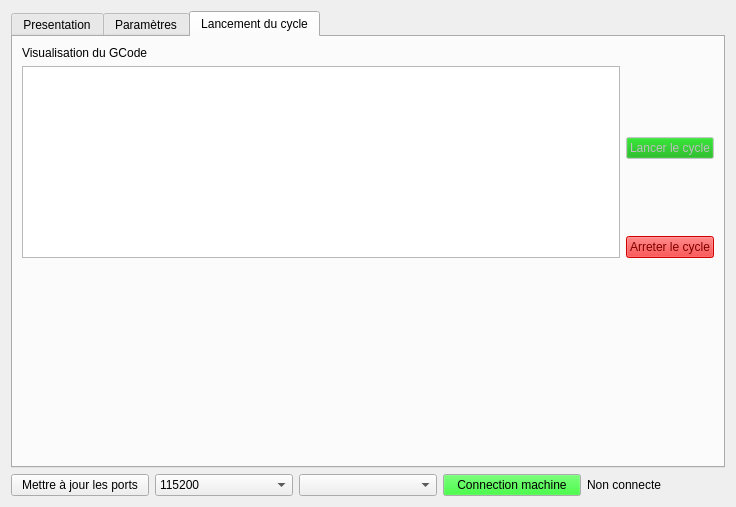
<?xml version="1.0" encoding="UTF-8"?>
<ui version="4.0">
 <class>Feutrage</class>
 <widget class="QWidget" name="Feutrage">
  <property name="geometry">
   <rect>
    <x>0</x>
    <y>0</y>
    <width>736</width>
    <height>507</height>
   </rect>
  </property>
  <property name="windowTitle">
   <string>Form</string>
  </property>
  <layout class="QGridLayout" name="gridLayout">
   <item row="2" column="0">
    <widget class="QPushButton" name="pb_refreshPorts">
     <property name="text">
      <string>Mettre à jour les ports</string>
     </property>
    </widget>
   </item>
   <item row="2" column="3">
    <widget class="QPushButton" name="pb_openPort">
     <property name="palette">
      <palette>
       <active>
        <colorrole role="Button">
         <brush brushstyle="SolidPattern">
          <color alpha="255">
           <red>0</red>
           <green>255</green>
           <blue>0</blue>
          </color>
         </brush>
        </colorrole>
        <colorrole role="Base">
         <brush brushstyle="SolidPattern">
          <color alpha="255">
           <red>0</red>
           <green>255</green>
           <blue>0</blue>
          </color>
         </brush>
        </colorrole>
       </active>
       <inactive>
        <colorrole role="Button">
         <brush brushstyle="SolidPattern">
          <color alpha="255">
           <red>0</red>
           <green>255</green>
           <blue>0</blue>
          </color>
         </brush>
        </colorrole>
        <colorrole role="Base">
         <brush brushstyle="SolidPattern">
          <color alpha="255">
           <red>0</red>
           <green>255</green>
           <blue>0</blue>
          </color>
         </brush>
        </colorrole>
       </inactive>
       <disabled>
        <colorrole role="Button">
         <brush brushstyle="SolidPattern">
          <color alpha="255">
           <red>0</red>
           <green>255</green>
           <blue>0</blue>
          </color>
         </brush>
        </colorrole>
        <colorrole role="Base">
         <brush brushstyle="SolidPattern">
          <color alpha="255">
           <red>252</red>
           <green>252</green>
           <blue>252</blue>
          </color>
         </brush>
        </colorrole>
       </disabled>
      </palette>
     </property>
     <property name="text">
      <string>Connection machine</string>
     </property>
     <property name="autoDefault">
      <bool>false</bool>
     </property>
     <property name="default">
      <bool>false</bool>
     </property>
     <property name="flat">
      <bool>false</bool>
     </property>
    </widget>
   </item>
   <item row="2" column="2">
    <widget class="QComboBox" name="cb_ports"/>
   </item>
   <item row="2" column="4">
    <widget class="QLabel" name="lbl_status">
     <property name="text">
      <string>Non connecte</string>
     </property>
    </widget>
   </item>
   <item row="1" column="0" colspan="5">
    <widget class="QTabWidget" name="tabWidget">
     <property name="currentIndex">
      <number>2</number>
     </property>
     <widget class="QWidget" name="tab">
      <attribute name="title">
       <string>Presentation</string>
      </attribute>
      <layout class="QGridLayout" name="gridLayout_5">
       <item row="1" column="0">
        <widget class="QLabel" name="lbl_title">
         <property name="sizePolicy">
          <sizepolicy hsizetype="Preferred" vsizetype="Maximum">
           <horstretch>0</horstretch>
           <verstretch>0</verstretch>
          </sizepolicy>
         </property>
         <property name="text">
          <string>&lt;html&gt;&lt;head/&gt;&lt;body&gt;&lt;p&gt;&lt;span style=&quot; font-size:16pt; font-weight:600;&quot;&gt;Feutrage de laine&lt;/span&gt;&lt;/p&gt;&lt;/body&gt;&lt;/html&gt;</string>
         </property>
        </widget>
       </item>
       <item row="2" column="0">
        <widget class="QLabel" name="lbl_purpose">
         <property name="sizePolicy">
          <sizepolicy hsizetype="Preferred" vsizetype="Maximum">
           <horstretch>0</horstretch>
           <verstretch>0</verstretch>
          </sizepolicy>
         </property>
         <property name="text">
          <string>&lt;html&gt;&lt;head/&gt;&lt;body&gt;&lt;p&gt;&lt;span style=&quot; font-size:12pt;&quot;&gt;Ce logiciel permet de lancer un cycle de feutrage.&lt;/span&gt;&lt;/p&gt;&lt;/body&gt;&lt;/html&gt;</string>
         </property>
        </widget>
       </item>
       <item row="3" column="0">
        <widget class="QScrollArea" name="scrollArea">
         <property name="widgetResizable">
          <bool>true</bool>
         </property>
         <widget class="QWidget" name="scrollAreaWidgetContents">
          <property name="geometry">
           <rect>
            <x>0</x>
            <y>0</y>
            <width>712</width>
            <height>812</height>
           </rect>
          </property>
          <layout class="QGridLayout" name="gridLayout_6">
           <item row="0" column="0">
            <widget class="QLabel" name="lbl_image">
             <property name="text">
              <string/>
             </property>
             <property name="pixmap">
              <pixmap>img/cycle.png</pixmap>
             </property>
            </widget>
           </item>
          </layout>
         </widget>
        </widget>
       </item>
      </layout>
     </widget>
     <widget class="QWidget" name="tab_2">
      <attribute name="title">
       <string>Paramètres</string>
      </attribute>
      <layout class="QGridLayout" name="gridLayout_4">
       <item row="0" column="0">
        <widget class="QLabel" name="lbl_y">
         <property name="text">
          <string>Longueur du plateau (mm)</string>
         </property>
        </widget>
       </item>
       <item row="0" column="1">
        <widget class="QSpinBox" name="sb_y">
         <property name="maximum">
          <number>300</number>
         </property>
         <property name="value">
          <number>150</number>
         </property>
        </widget>
       </item>
       <item row="1" column="0">
        <widget class="QLabel" name="lbl_x">
         <property name="text">
          <string>Largeur du plateau (mm)</string>
         </property>
        </widget>
       </item>
       <item row="1" column="1">
        <widget class="QSpinBox" name="sb_x">
         <property name="minimum">
          <number>0</number>
         </property>
         <property name="maximum">
          <number>300</number>
         </property>
         <property name="value">
          <number>150</number>
         </property>
        </widget>
       </item>
       <item row="2" column="0">
        <widget class="QLabel" name="lbl_step">
         <property name="text">
          <string>Déplacement du porte-aiguilles (mm)</string>
         </property>
        </widget>
       </item>
       <item row="2" column="1">
        <widget class="QSpinBox" name="sb_step">
         <property name="value">
          <number>8</number>
         </property>
        </widget>
       </item>
       <item row="3" column="0">
        <widget class="QLabel" name="lbl_move_z">
         <property name="text">
          <string>Déplacement de l'axe Z (mm)</string>
         </property>
        </widget>
       </item>
       <item row="3" column="1">
        <widget class="QSpinBox" name="sb_axis_z">
         <property name="value">
          <number>20</number>
         </property>
        </widget>
       </item>
       <item row="5" column="0">
        <widget class="QLabel" name="lbl_speed_xy">
         <property name="text">
          <string>Vitesse sur l'axe X et Y</string>
         </property>
        </widget>
       </item>
       <item row="5" column="1">
        <widget class="QSpinBox" name="sb_speed">
         <property name="maximum">
          <number>8</number>
         </property>
         <property name="value">
          <number>4</number>
         </property>
        </widget>
       </item>
       <item row="4" column="0">
        <widget class="QLabel" name="lbl_actions">
         <property name="sizePolicy">
          <sizepolicy hsizetype="Preferred" vsizetype="Maximum">
           <horstretch>0</horstretch>
           <verstretch>0</verstretch>
          </sizepolicy>
         </property>
         <property name="text">
          <string>Nombre d'actions de l'outil-aiguilles </string>
         </property>
        </widget>
       </item>
       <item row="4" column="1">
        <widget class="QSpinBox" name="sb_passages">
         <property name="maximum">
          <number>20</number>
         </property>
         <property name="value">
          <number>2</number>
         </property>
        </widget>
       </item>
       <item row="6" column="0">
        <widget class="QLabel" name="lbl_speed_z">
         <property name="sizePolicy">
          <sizepolicy hsizetype="Preferred" vsizetype="Maximum">
           <horstretch>0</horstretch>
           <verstretch>0</verstretch>
          </sizepolicy>
         </property>
         <property name="text">
          <string>Vitesse sur l'axe Z</string>
         </property>
        </widget>
       </item>
       <item row="6" column="1">
        <widget class="QSpinBox" name="sb_speed_z">
         <property name="maximum">
          <number>8</number>
         </property>
         <property name="value">
          <number>6</number>
         </property>
        </widget>
       </item>
       <item row="7" column="0">
        <spacer name="verticalSpacer">
         <property name="orientation">
          <enum>Qt::Vertical</enum>
         </property>
         <property name="sizeHint" stdset="0">
          <size>
           <width>20</width>
           <height>40</height>
          </size>
         </property>
        </spacer>
       </item>
      </layout>
     </widget>
     <widget class="QWidget" name="tab_4">
      <attribute name="title">
       <string>Lancement du cycle</string>
      </attribute>
      <layout class="QGridLayout" name="gridLayout_3">
       <item row="1" column="0" rowspan="4">
        <widget class="QPlainTextEdit" name="pte_displayGCode">
         <property name="sizePolicy">
          <sizepolicy hsizetype="Expanding" vsizetype="Minimum">
           <horstretch>0</horstretch>
           <verstretch>0</verstretch>
          </sizepolicy>
         </property>
         <property name="undoRedoEnabled">
          <bool>false</bool>
         </property>
        </widget>
       </item>
       <item row="4" column="1">
        <widget class="QPushButton" name="pb_stop">
         <property name="enabled">
          <bool>false</bool>
         </property>
         <property name="palette">
          <palette>
           <active>
            <colorrole role="WindowText">
             <brush brushstyle="SolidPattern">
              <color alpha="255">
               <red>0</red>
               <green>0</green>
               <blue>0</blue>
              </color>
             </brush>
            </colorrole>
            <colorrole role="Button">
             <brush brushstyle="SolidPattern">
              <color alpha="255">
               <red>255</red>
               <green>0</green>
               <blue>0</blue>
              </color>
             </brush>
            </colorrole>
            <colorrole role="Light">
             <brush brushstyle="SolidPattern">
              <color alpha="255">
               <red>255</red>
               <green>127</green>
               <blue>127</blue>
              </color>
             </brush>
            </colorrole>
            <colorrole role="Midlight">
             <brush brushstyle="SolidPattern">
              <color alpha="255">
               <red>255</red>
               <green>63</green>
               <blue>63</blue>
              </color>
             </brush>
            </colorrole>
            <colorrole role="Dark">
             <brush brushstyle="SolidPattern">
              <color alpha="255">
               <red>127</red>
               <green>0</green>
               <blue>0</blue>
              </color>
             </brush>
            </colorrole>
            <colorrole role="Mid">
             <brush brushstyle="SolidPattern">
              <color alpha="255">
               <red>170</red>
               <green>0</green>
               <blue>0</blue>
              </color>
             </brush>
            </colorrole>
            <colorrole role="Text">
             <brush brushstyle="SolidPattern">
              <color alpha="255">
               <red>0</red>
               <green>0</green>
               <blue>0</blue>
              </color>
             </brush>
            </colorrole>
            <colorrole role="BrightText">
             <brush brushstyle="SolidPattern">
              <color alpha="255">
               <red>255</red>
               <green>255</green>
               <blue>255</blue>
              </color>
             </brush>
            </colorrole>
            <colorrole role="ButtonText">
             <brush brushstyle="SolidPattern">
              <color alpha="255">
               <red>0</red>
               <green>0</green>
               <blue>0</blue>
              </color>
             </brush>
            </colorrole>
            <colorrole role="Base">
             <brush brushstyle="SolidPattern">
              <color alpha="255">
               <red>255</red>
               <green>255</green>
               <blue>255</blue>
              </color>
             </brush>
            </colorrole>
            <colorrole role="Window">
             <brush brushstyle="SolidPattern">
              <color alpha="255">
               <red>255</red>
               <green>0</green>
               <blue>0</blue>
              </color>
             </brush>
            </colorrole>
            <colorrole role="Shadow">
             <brush brushstyle="SolidPattern">
              <color alpha="255">
               <red>0</red>
               <green>0</green>
               <blue>0</blue>
              </color>
             </brush>
            </colorrole>
            <colorrole role="AlternateBase">
             <brush brushstyle="SolidPattern">
              <color alpha="255">
               <red>255</red>
               <green>127</green>
               <blue>127</blue>
              </color>
             </brush>
            </colorrole>
            <colorrole role="ToolTipBase">
             <brush brushstyle="SolidPattern">
              <color alpha="255">
               <red>255</red>
               <green>255</green>
               <blue>220</blue>
              </color>
             </brush>
            </colorrole>
            <colorrole role="ToolTipText">
             <brush brushstyle="SolidPattern">
              <color alpha="255">
               <red>0</red>
               <green>0</green>
               <blue>0</blue>
              </color>
             </brush>
            </colorrole>
           </active>
           <inactive>
            <colorrole role="WindowText">
             <brush brushstyle="SolidPattern">
              <color alpha="255">
               <red>0</red>
               <green>0</green>
               <blue>0</blue>
              </color>
             </brush>
            </colorrole>
            <colorrole role="Button">
             <brush brushstyle="SolidPattern">
              <color alpha="255">
               <red>255</red>
               <green>0</green>
               <blue>0</blue>
              </color>
             </brush>
            </colorrole>
            <colorrole role="Light">
             <brush brushstyle="SolidPattern">
              <color alpha="255">
               <red>255</red>
               <green>127</green>
               <blue>127</blue>
              </color>
             </brush>
            </colorrole>
            <colorrole role="Midlight">
             <brush brushstyle="SolidPattern">
              <color alpha="255">
               <red>255</red>
               <green>63</green>
               <blue>63</blue>
              </color>
             </brush>
            </colorrole>
            <colorrole role="Dark">
             <brush brushstyle="SolidPattern">
              <color alpha="255">
               <red>127</red>
               <green>0</green>
               <blue>0</blue>
              </color>
             </brush>
            </colorrole>
            <colorrole role="Mid">
             <brush brushstyle="SolidPattern">
              <color alpha="255">
               <red>170</red>
               <green>0</green>
               <blue>0</blue>
              </color>
             </brush>
            </colorrole>
            <colorrole role="Text">
             <brush brushstyle="SolidPattern">
              <color alpha="255">
               <red>0</red>
               <green>0</green>
               <blue>0</blue>
              </color>
             </brush>
            </colorrole>
            <colorrole role="BrightText">
             <brush brushstyle="SolidPattern">
              <color alpha="255">
               <red>255</red>
               <green>255</green>
               <blue>255</blue>
              </color>
             </brush>
            </colorrole>
            <colorrole role="ButtonText">
             <brush brushstyle="SolidPattern">
              <color alpha="255">
               <red>0</red>
               <green>0</green>
               <blue>0</blue>
              </color>
             </brush>
            </colorrole>
            <colorrole role="Base">
             <brush brushstyle="SolidPattern">
              <color alpha="255">
               <red>255</red>
               <green>255</green>
               <blue>255</blue>
              </color>
             </brush>
            </colorrole>
            <colorrole role="Window">
             <brush brushstyle="SolidPattern">
              <color alpha="255">
               <red>255</red>
               <green>0</green>
               <blue>0</blue>
              </color>
             </brush>
            </colorrole>
            <colorrole role="Shadow">
             <brush brushstyle="SolidPattern">
              <color alpha="255">
               <red>0</red>
               <green>0</green>
               <blue>0</blue>
              </color>
             </brush>
            </colorrole>
            <colorrole role="AlternateBase">
             <brush brushstyle="SolidPattern">
              <color alpha="255">
               <red>255</red>
               <green>127</green>
               <blue>127</blue>
              </color>
             </brush>
            </colorrole>
            <colorrole role="ToolTipBase">
             <brush brushstyle="SolidPattern">
              <color alpha="255">
               <red>255</red>
               <green>255</green>
               <blue>220</blue>
              </color>
             </brush>
            </colorrole>
            <colorrole role="ToolTipText">
             <brush brushstyle="SolidPattern">
              <color alpha="255">
               <red>0</red>
               <green>0</green>
               <blue>0</blue>
              </color>
             </brush>
            </colorrole>
           </inactive>
           <disabled>
            <colorrole role="WindowText">
             <brush brushstyle="SolidPattern">
              <color alpha="255">
               <red>127</red>
               <green>0</green>
               <blue>0</blue>
              </color>
             </brush>
            </colorrole>
            <colorrole role="Button">
             <brush brushstyle="SolidPattern">
              <color alpha="255">
               <red>255</red>
               <green>0</green>
               <blue>0</blue>
              </color>
             </brush>
            </colorrole>
            <colorrole role="Light">
             <brush brushstyle="SolidPattern">
              <color alpha="255">
               <red>255</red>
               <green>127</green>
               <blue>127</blue>
              </color>
             </brush>
            </colorrole>
            <colorrole role="Midlight">
             <brush brushstyle="SolidPattern">
              <color alpha="255">
               <red>255</red>
               <green>63</green>
               <blue>63</blue>
              </color>
             </brush>
            </colorrole>
            <colorrole role="Dark">
             <brush brushstyle="SolidPattern">
              <color alpha="255">
               <red>127</red>
               <green>0</green>
               <blue>0</blue>
              </color>
             </brush>
            </colorrole>
            <colorrole role="Mid">
             <brush brushstyle="SolidPattern">
              <color alpha="255">
               <red>170</red>
               <green>0</green>
               <blue>0</blue>
              </color>
             </brush>
            </colorrole>
            <colorrole role="Text">
             <brush brushstyle="SolidPattern">
              <color alpha="255">
               <red>127</red>
               <green>0</green>
               <blue>0</blue>
              </color>
             </brush>
            </colorrole>
            <colorrole role="BrightText">
             <brush brushstyle="SolidPattern">
              <color alpha="255">
               <red>255</red>
               <green>255</green>
               <blue>255</blue>
              </color>
             </brush>
            </colorrole>
            <colorrole role="ButtonText">
             <brush brushstyle="SolidPattern">
              <color alpha="255">
               <red>127</red>
               <green>0</green>
               <blue>0</blue>
              </color>
             </brush>
            </colorrole>
            <colorrole role="Base">
             <brush brushstyle="SolidPattern">
              <color alpha="255">
               <red>255</red>
               <green>0</green>
               <blue>0</blue>
              </color>
             </brush>
            </colorrole>
            <colorrole role="Window">
             <brush brushstyle="SolidPattern">
              <color alpha="255">
               <red>255</red>
               <green>0</green>
               <blue>0</blue>
              </color>
             </brush>
            </colorrole>
            <colorrole role="Shadow">
             <brush brushstyle="SolidPattern">
              <color alpha="255">
               <red>0</red>
               <green>0</green>
               <blue>0</blue>
              </color>
             </brush>
            </colorrole>
            <colorrole role="AlternateBase">
             <brush brushstyle="SolidPattern">
              <color alpha="255">
               <red>255</red>
               <green>0</green>
               <blue>0</blue>
              </color>
             </brush>
            </colorrole>
            <colorrole role="ToolTipBase">
             <brush brushstyle="SolidPattern">
              <color alpha="255">
               <red>255</red>
               <green>255</green>
               <blue>220</blue>
              </color>
             </brush>
            </colorrole>
            <colorrole role="ToolTipText">
             <brush brushstyle="SolidPattern">
              <color alpha="255">
               <red>0</red>
               <green>0</green>
               <blue>0</blue>
              </color>
             </brush>
            </colorrole>
           </disabled>
          </palette>
         </property>
         <property name="text">
          <string>Arreter le cycle</string>
         </property>
        </widget>
       </item>
       <item row="0" column="0">
        <widget class="QLabel" name="label">
         <property name="sizePolicy">
          <sizepolicy hsizetype="Preferred" vsizetype="Maximum">
           <horstretch>0</horstretch>
           <verstretch>0</verstretch>
          </sizepolicy>
         </property>
         <property name="text">
          <string>Visualisation du GCode</string>
         </property>
        </widget>
       </item>
       <item row="5" column="0">
        <spacer name="verticalSpacer_2">
         <property name="orientation">
          <enum>Qt::Vertical</enum>
         </property>
         <property name="sizeHint" stdset="0">
          <size>
           <width>20</width>
           <height>40</height>
          </size>
         </property>
        </spacer>
       </item>
       <item row="2" column="1">
        <widget class="QPushButton" name="pb_start">
         <property name="enabled">
          <bool>false</bool>
         </property>
         <property name="palette">
          <palette>
           <active>
            <colorrole role="Button">
             <brush brushstyle="SolidPattern">
              <color alpha="255">
               <red>0</red>
               <green>170</green>
               <blue>0</blue>
              </color>
             </brush>
            </colorrole>
           </active>
           <inactive>
            <colorrole role="Button">
             <brush brushstyle="SolidPattern">
              <color alpha="255">
               <red>0</red>
               <green>170</green>
               <blue>0</blue>
              </color>
             </brush>
            </colorrole>
           </inactive>
           <disabled>
            <colorrole role="Button">
             <brush brushstyle="SolidPattern">
              <color alpha="255">
               <red>0</red>
               <green>170</green>
               <blue>0</blue>
              </color>
             </brush>
            </colorrole>
           </disabled>
          </palette>
         </property>
         <property name="text">
          <string>Lancer le cycle</string>
         </property>
        </widget>
       </item>
      </layout>
     </widget>
    </widget>
   </item>
   <item row="2" column="1">
    <widget class="QComboBox" name="cb_bauds">
     <item>
      <property name="text">
       <string>115200</string>
      </property>
     </item>
     <item>
      <property name="text">
       <string>9600</string>
      </property>
     </item>
    </widget>
   </item>
  </layout>
 </widget>
 <resources/>
 <connections/>
</ui>
